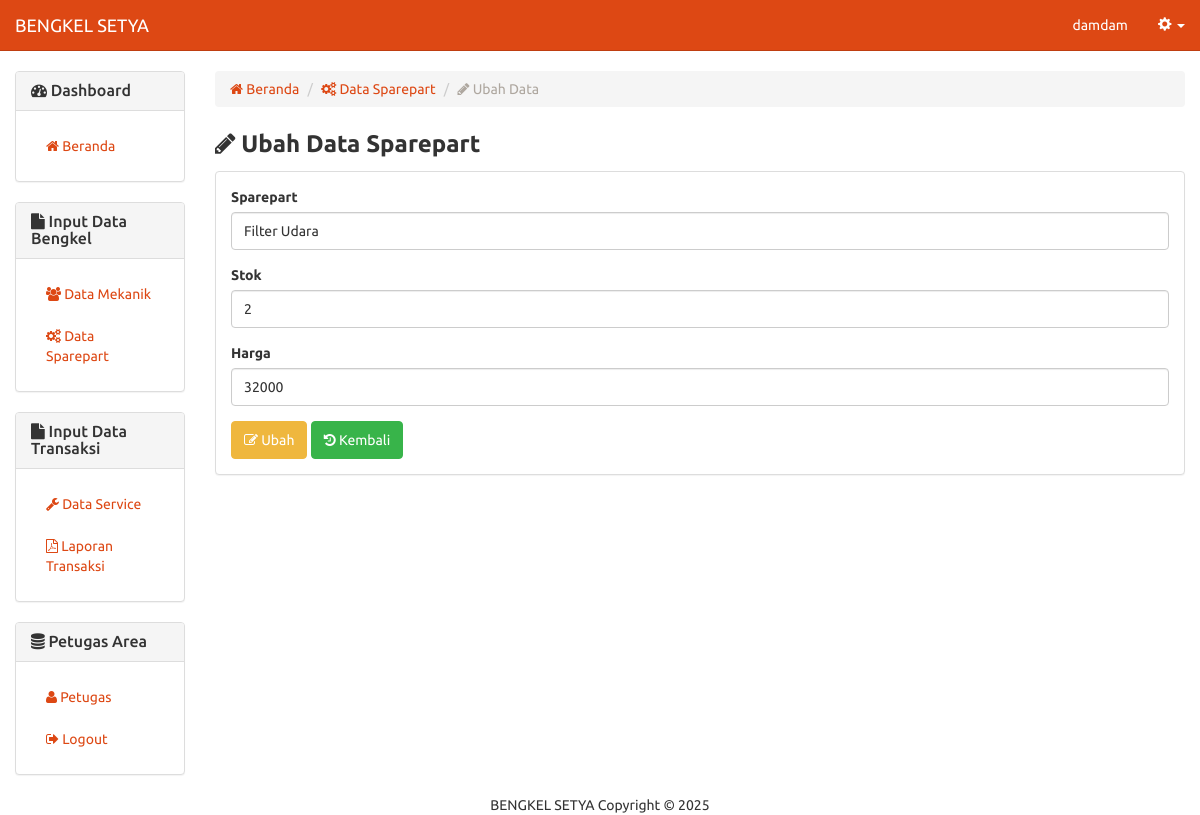
The app's page /bengkel/sparepart-ubah.php?id=1 (signed in) with its own data.
### tables this page shows
CREATE TABLE `213_sparepart` (
  `id_sparepart` int(5) NOT NULL,
  `sparepart` varchar(50) DEFAULT NULL,
  `stock` varchar(5) DEFAULT NULL,
  `harga` varchar(10) DEFAULT NULL
);

### bengkel/includes/sparepart.inc.php (called while the page is built, shortened)
<?php
class Sparepart{
  private $conn;
  private $table_name = "213_sparepart";
  public $id;
  public function __construct($db){
    $this->conn = $db;
  }
  function readOne(){
    $query = "SELECT * FROM ".$this->table_name." WHERE id_sparepart=? LIMIT 0,1";
    $stmt = $this->conn->prepare( $query );
    $stmt->bindParam(1, $this->id);
    $stmt->execute();
    $row = $stmt->fetch(PDO::FETCH_ASSOC);
    $this->id = $row['id_sparepart'];
    $this->sparepart = $row['sparepart'];
    $this->stock = $row['stock'];
    $this->harga = $row['harga'];
  }
}
?>

### bengkel/sparepart-ubah.php (the view, shortened to what this page needs)
<?php
include_once 'header.php';
$id = isset($_GET['id']) ? $_GET['id'] : die('ERROR: missing ID.');
include_once 'includes/sparepart.inc.php';
$eks = new Sparepart($db);
$eks->id = $id;
$eks->readOne();
?>
		<div class="row">
		  <div class="col-xs-12 col-sm-12 col-md-2">
			<?php
			include_once 'sidebar.php';
			?>
		  </div>
		  <div class="col-xs-12 col-sm-12 col-md-10">
		  <ol class="breadcrumb">
			  <li><a href="home.php"><span class="fa fa-home"></span> Beranda</a></li>
			  <li><a href="sparepart.php"><span class="fa fa-gears"></span> Data Sparepart</a></li>
			  <li class="active"><span class="fa fa-pencil"></span> Ubah Data</li>
			</ol>
		  	<p style="margin-bottom:10px;">
		  		<strong style="font-size:18pt;"><span class="fa fa-pencil"></span> Ubah Data Sparepart</strong>
		  	</p>
		  	<div class="panel panel-default">
		<div class="panel-body">
			    <form method="post">
				  <div class="form-group">
				    <label for="sparepart">Sparepart</label>
				    <input type="text" class="form-control" id="sparepart" name="sparepart" value="<?php echo $eks->sparepart; ?>">
				  </div>
				  <div class="form-group">
				    <label for="stock">Stok</label>
				    <input type="text" class="form-control" id="stock" name="stock" value="<?php echo $eks->stock; ?>">
				  </div>
				  <div class="form-group">
				    <label for="harga">Harga</label>
				    <input type="text" class="form-control" id="harga" name="harga" value="<?php echo $eks->harga; ?>">
				  </div>
				  <button type="submit" class="btn btn-warning"><span class="fa fa-edit"></span> Ubah</button>
				  <button type="button" onclick="location.href='sparepart.php'" class="btn btn-success"><span class="fa fa-history"></span> Kembali</button>
				</form>
		  </div></div></div>
		  <div class="col-xs-12 col-sm-12 col-md-2">
		  </div>
		</div>
		<?php
include_once 'footer.php';
?>

### records on screen
213_sparepart: sparepart "Filter Udara", stock "2", harga "32000"

### other values on screen
$_SESSION['nama_pengguna'] "damdam"
